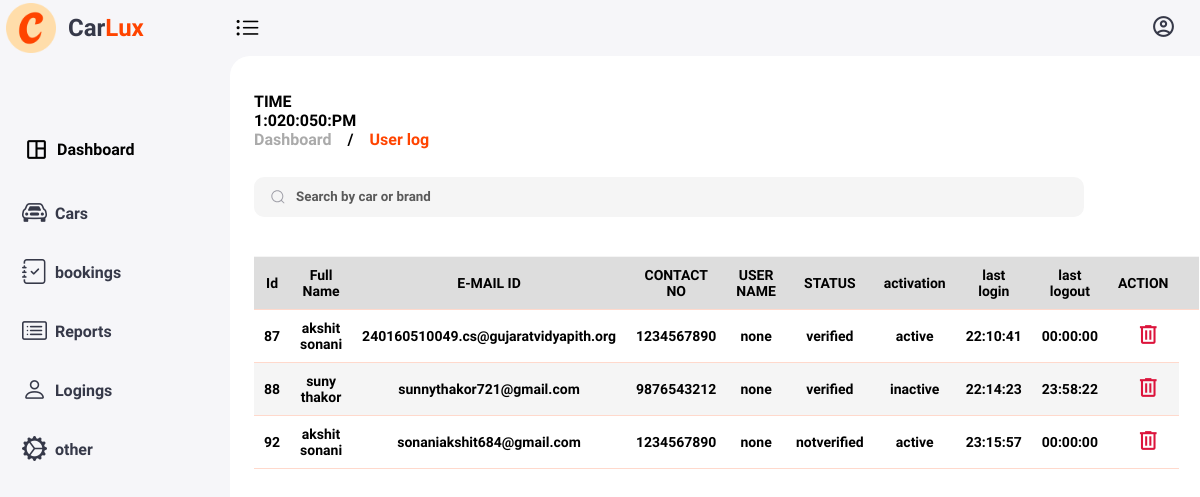
Page /admin/usertable.php (signed in) on the committed database.
### tables this page shows
CREATE TABLE `user_detail` (
  `id` int(100) NOT NULL,
  `name` varchar(50) NOT NULL,
  `email` varchar(50) NOT NULL,
  `contact` varchar(50) NOT NULL,
  `password` varchar(100) NOT NULL,
  `code` mediumint(50) NOT NULL,
  `status` text NOT NULL,
  `gender` varchar(10) DEFAULT 'none',
  `user_photo` varchar(255) DEFAULT 'profile.png',
  `username` varchar(100) DEFAULT 'none',
  `city` varchar(100) DEFAULT 'none',
  `state` varchar(100) DEFAULT 'none',
  `country` varchar(100) DEFAULT 'none',
  `pincode` varchar(10) DEFAULT 'none',
  `activation` varchar(200) NOT NULL DEFAULT 'inactive',
  `last_login` time NOT NULL,
  `last_logout` time NOT NULL
);

### admin/usertable.php (the view, shortened to what this page needs)
<!DOCTYPE html>
<html lang="en">
<head>
    <link href='https://unpkg.com/boxicons@2.1.4/css/boxicons.min.css' rel='stylesheet'>
    <link rel="stylesheet" href="https://cdn.jsdelivr.net/npm/bootstrap-icons@1.11.3/font/bootstrap-icons.min.css">
    <link rel="stylesheet" href="https://cdn.jsdelivr.net/npm/bootstrap-icons@1.11.3/font/bootstrap-icons.min.css">
    <link rel="stylesheet" href="css/admin.css">
    <link rel="stylesheet" href="css/table.css">
</head>
<body>
<?php include 'header.php';?>
    <div class="content">
        <main>
            <div class="header">
                <div class="left">
                    TIME
                        <div class="digital_clock "></div>
                        <ul class="navbar-nav ml-auto">
                            <li class="nav-item dropdown no-arrow d-sm-none">
                    <ul class="breadcrumb">
                        <li><a href="#">
                        Dashboard
                            </a></li>
                        /
                        <li><a href="#" class="active">User log</a></li>
                    </ul>
                </div>
            </div>
            <div class="group">
                <input id="search-input" placeholder="Search by car or brand" type="search" class="input">
            </div>
            <br><br><br><br><br>
            <table id="vehicle-table" class="table">
                <thead>
                  <tr>
                    <th>Id</th>
                    <th>Full Name</th>
                    <th>E-MAIL ID</th>
                    <th>CONTACT NO</th>
                    <th>USER NAME</th>
                    <th>STATUS</th>
                    <th>activation</th>
                    <th>last login</th>
                    <th>last logout</th>
                    <th>ACTION<th>
                  </tr>
                </thead>
                <tbody>
                <?php
                mysqli_select_db($con, "carlux");
                $q1 = "SELECT * FROM `user_detail`";
                $result = mysqli_query($con, $q1);
                if(mysqli_num_rows($result) > 0){
                while($row = mysqli_fetch_assoc($result)){
                ?>
                  <tr>
                    <td><?php echo $row['id']; ?></td>
                    <td><?php echo $row['name']; ?></td>
                    <td><?php echo $row['email']; ?></td>
                    <td><?php echo $row['contact']; ?></td>
                    <td><?php echo $row['username']; ?></td>
                    <td><?php echo $row['status']; ?></td>
                    <td><?php echo $row['activation']; ?></td>
                    <td><?php echo $row['last_login']; ?></td>
                    <td><?php echo $row['last_logout']; ?></td>
                    <td>
                        <a href="usertable.php?delete=<?php echo $row['id']; ?>" class="delete-btn" onclick="return confirm('are your sure you want to delete this?');"><ico class="material-symbols-outlined">delete</ico></a>
                    </td>
                  </tr>
                  <?php
                  }
                  }
               ?>
                </tbody>
                </table>
        </main>
    </div>
</body>
</html>

### admin/css/admin.css (style rules this page uses)
* { margin: 0; padding: 0; box-sizing: border-box; font-family: "Julius Sans One", sans-serif; font-weight: 800; }
a { text-decoration: none; }
li { list-style: none; }
html { overflow-x: hidden; }
body { background-attachment: fixed; overflow-x: hidden; }
.content { position: relative; width: calc(100% - 230px); left: 230px; transition: all 0.3s ease; }
.content main { width: 100%; padding: 36px 24px; max-height: calc(100vh - 56px); }
.content main .header { display: flex; align-items: center; justify-content: space-between; grid-gap: 16px; flex-wrap: wrap; }
.content main .header .left .breadcrumb { display: flex; align-items: center; grid-gap: 16px; }
.content main .header .left .breadcrumb li { color: #363949; }
.content main .header .left .breadcrumb li a { color: #AAAAAA; pointer-events: none; }
.content main .header .left .breadcrumb li a.active { color: #FF4400; pointer-events: none; }

### admin/css/table.css (style rules this page uses)
#vehicle-table { border-collapse: collapse; overflow:visible; width: 100%; font-size: 14px; }
#vehicle-table th, #vehicle-table td { border-bottom: 1px solid #ffd9cc; border-top: 1px solid #f5f5f5; padding: 10px; text-align: center; }
#vehicle-table th { background-color: #dddddd; }
#vehicle-table tr:nth-child(even) { background-color: #f5f5f5; }
.delete-btn { color:crimson; cursor: pointer; }
.group { margin-bottom: -6%; margin-top: 3%; display: flex; line-height: 28px; align-items: center; position: relative; width: 90%; }
.input { width: 100%; height: 40px; line-height: 28px; padding: 0 1rem; padding-left: 2.5rem; border: 2px solid transparent; border-radius: 10px; outline: none; background-color: #f5f5f5; color: #0d0c22; transition: .3s ease; }
.input::placeholder { color: #5a5a5a; }
.icon { position: absolute; left: 1rem; fill: #9e9ea7; width: 1rem; height: 1rem; }

### admin/header.php (style rules this page uses)
.active, .accordion a:hover { color: #FF4400; }
.dropdown { position: relative; display: inline-block; transition: all 0.5s ease; }
.material-symbols-outlined { margin-left:10px; font-size:25px; }

### rows in the picture
user_detail: id "87", name "akshit sonani", email "240160510049.cs@gujaratvidyapith.org", contact "1234567890", username "none", status "verified", activation "active", last_login "22:10:41", last_logout "00:00:00"
user_detail: id "88", name "suny thakor", email "sunnythakor721@gmail.com", contact "9876543212", username "none", status "verified", activation "inactive", last_login "22:14:23", last_logout "23:58:22"
user_detail: id "92", name "akshit sonani", email "sonaniakshit684@gmail.com", contact "1234567890", username "none", status "notverified", activation "active", last_login "23:15:57", last_logout "00:00:00"
